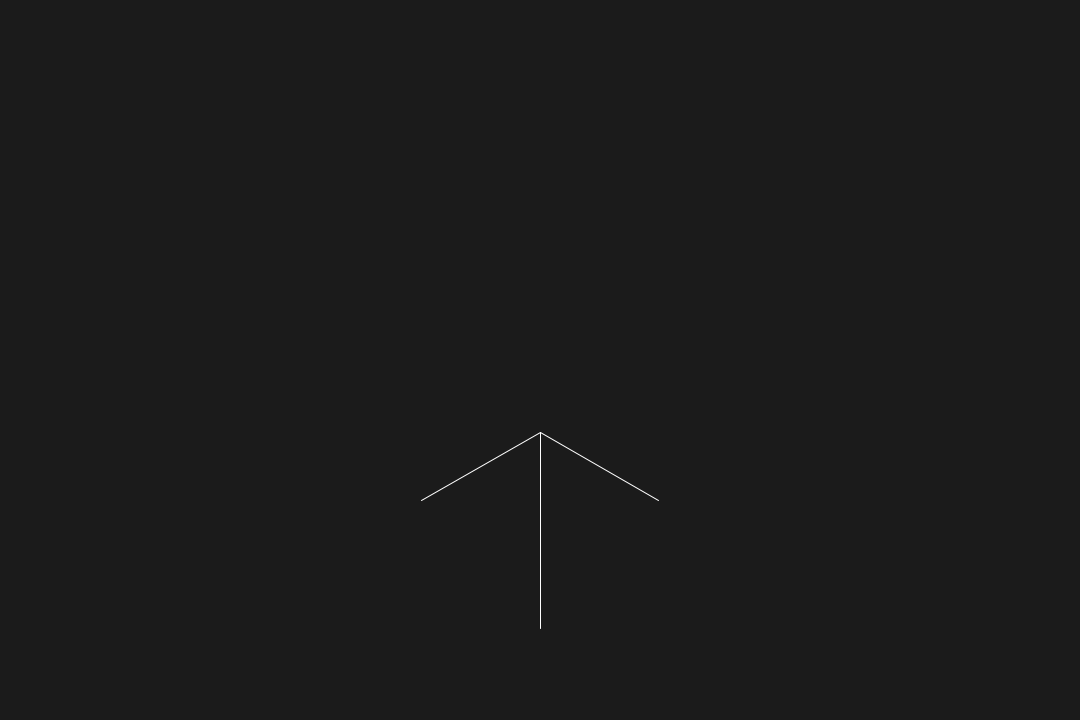
Frame 1 (no input)
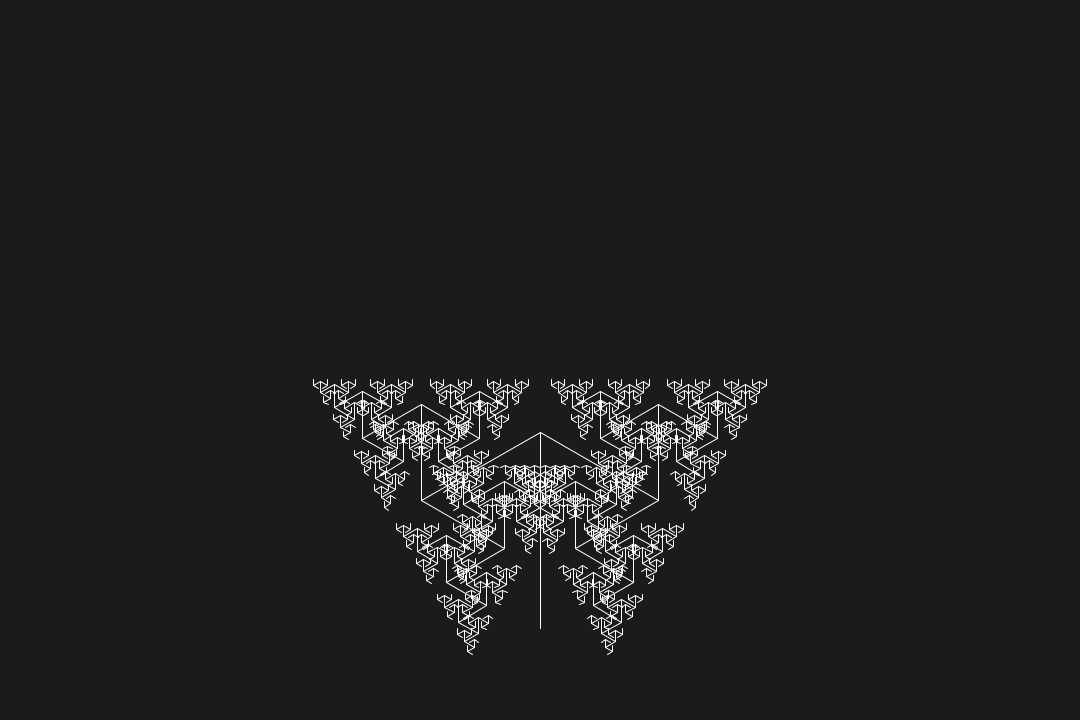
Frame 60 (the mouse pressed at the canvas centre just before this capture)
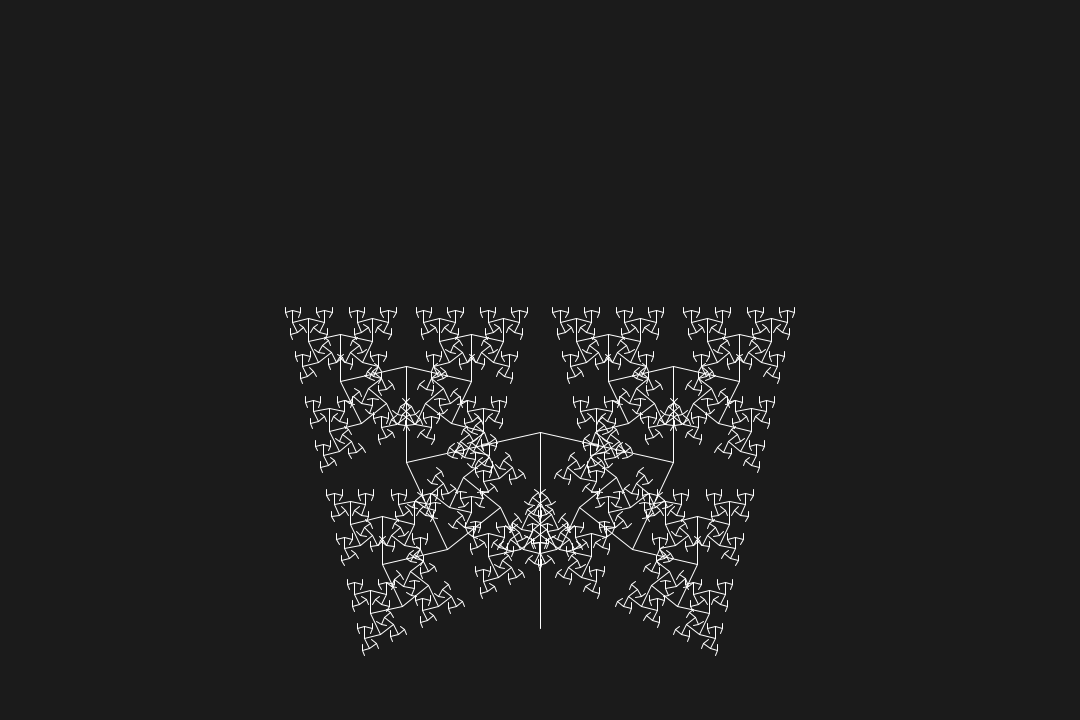
Frame 120 (the mouse held since frame 60 and released just before this capture)

The Processing sketch that drew these frames (run headless with seeded random() and noise(); from frame 60 on, the mouse is pressed at the canvas centre):

// Processing sketch: Fractal_Tree2
// ── Fractal_Tree2.pde
ArrayList <Branch> tree;

int gen, gensize, size, index, offset;
boolean stop;
int smallest = 4;
int baseL = 196;
float angle = 1.5;
long timer;


void setup()
{
 size(1080, 720);
 timer = System.currentTimeMillis();
 
 Initialize();
}

void Initialize()
{
  gen = 1;
  gensize = 1;
  size = 1;
  index = 0;
  offset = 0;
  stop = false;
  
  tree = new ArrayList <Branch> (1);
  tree.add(new Branch(new PVector(width/2, height - 92), 
                      new PVector(width/2, height - baseL - 92)));
}

void mousePressed()
{
  Initialize();
  angle += 0.25;
}

void update()
{
  if (!stop && System.currentTimeMillis() > (timer + 0))
  {
    timer += 0;
    
    //not sure why it needs offset
    for (int i = index; i < size-offset; i++)
    {
      tree.add(tree.get(i).branch(true, angle));
      tree.add(tree.get(i).branch(false, angle));
      
      gensize += 2;
    }
    
    index = size-offset;
    size += gensize;
    gensize = 0;
    offset = 1; 
    
    gen++;
    println("Gen = " + gen);
    if (gen >= 11 || tree.get(tree.size()-1).baseL <= smallest)
      stop = true;
  }
}

void draw()
{
 update();
 stroke(255);
 background(27); 
 strokeWeight(1);
 
 for (int i = 0; i < tree.size(); i++)
   if(tree.get(i) != null)
     tree.get(i).draw();
}

// ── Branch.pde
class Branch
{
  float less;
  PVector a, b;
  int baseL;
  Branch(PVector a, PVector b)
  {
    this.a = a;
    this.b = b;
    less = 0.7;
    baseL = (int)PVector.dist(a, b);
  }
  
  void draw()
  {
   line(a.x, a.y, b.x, b.y); 
  }
  
  Branch branch(boolean bool, float angle)
  {
    PVector dir = PVector.sub(b, a);
    if (bool)
      dir.rotate(PI/angle);
     else
      dir.rotate(-(PI/angle));
    dir.mult(less);
    PVector newEnd = PVector.add(b, dir);
    
    Branch branch =  new Branch(b, newEnd);
    return branch;
  }
}
